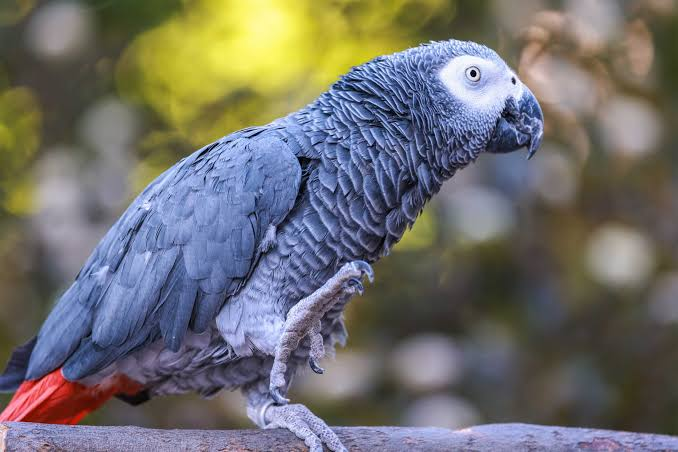
#> input picture images/parrot.jpg, 678 x 452 px
$ jupyter execute lab4.ipynb
#> lines starting #> are read from the running program, lines starting #| are printed output that depends on the picture; after the words box and inside, x2 and y2 are one past the last pixel; in counts of white or black regions, pixels touching at a corner belong together
# Lab 4 – Intensity Transformations and Filtering (Spatial Domain)

## Task 1: Thresholding

[cell 1]
import cv2
import numpy as np
import matplotlib.pyplot as plt
from skimage import data, exposure, img_as_float
from skimage.exposure import match_histograms

img = cv2.imread('../images/parrot.jpg', cv2.IMREAD_GRAYSCALE)
#> img: shape (452, 678); min 0, max 255, mean 111.2
threshold_values = [0, 50, 100, 150, 200]

plt.figure(figsize=(15, 8))
plt.subplot(2, 3, 1); plt.imshow(img, cmap='gray'); plt.title('Original Image'); plt.axis('off')
for i, t in enumerate(threshold_values, 2):
    ret, thresh = cv2.threshold(img, t, 255, cv2.THRESH_BINARY)
    plt.subplot(2, 3, i); plt.imshow(thresh, cmap='gray'); plt.title(f'Thresholded Image ({t})'); plt.axis('off')
#> this loop made 5 passes
#> ret on passes 1 to 5: 0, 50, 100, 150, 200
#> pass 1, `ret, thresh = cv2.threshold(img, t, 255, cv2.THRESH_BINARY)`:
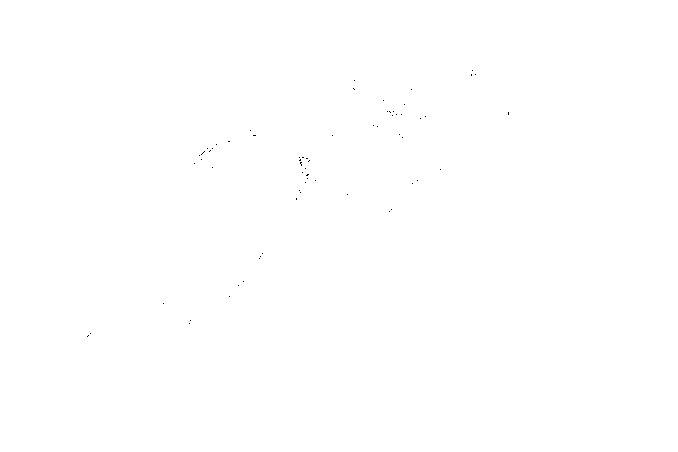
#> thresh: shape (452, 678); 100% white; black in thin lines or dots, all inside (x1, y1, x2, y2) = (87, 70, 509, 337)
plt.tight_layout(); plt.show()

## Task 2: Histogram Processing

[cell 2]
img = data.moon()
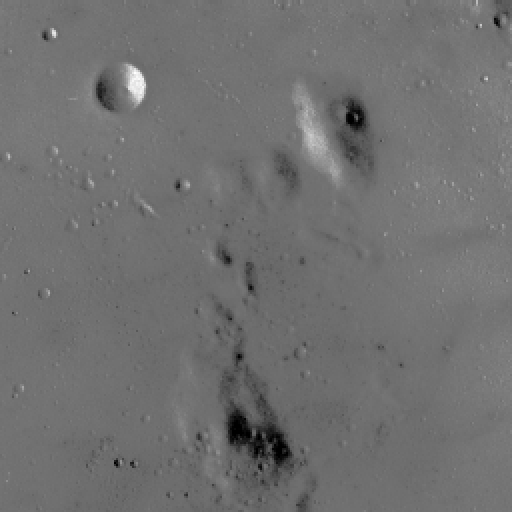
#> input picture skimage.data.moon(), 512 x 512 px
#> img is the input picture: shape (512, 512); min 0, max 255, mean 112.2

# Contrast stretching
p2, p98 = np.percentile(img, (2, 98))
#> p2 = 78; p98 = 129
img_rescale = exposure.rescale_intensity(img, in_range=(p2, p98))
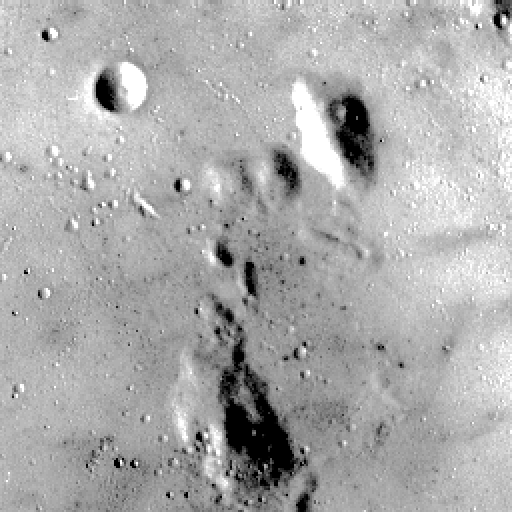
#> img_rescale: shape (512, 512); min 0, max 255, mean 171.5

def show_with_hist(im, title):
#> called with title = 'Original image'
    fig = plt.figure(figsize=(10, 7))
    fig.add_subplot(2, 1, 1)
    plt.imshow(im, cmap='gray', vmin=0, vmax=255); plt.axis('off'); plt.title(title)
    fig.add_subplot(2, 1, 2)
    plt.hist(im.flat, bins=256, range=(0, 255))
    plt.xlabel('gray level values'); plt.ylabel('Number of pixels')
    plt.show()
#> figure, not shown here; panel 2: tallest bar 23296 high, from x = 114.6 to 115.5

show_with_hist(img, 'Original image')
show_with_hist(img_rescale, 'Contrast stretch')
#> call 2 of show_with_hist, with title = 'Contrast stretch'
#> in show_with_hist (call 2), `plt.show()`:
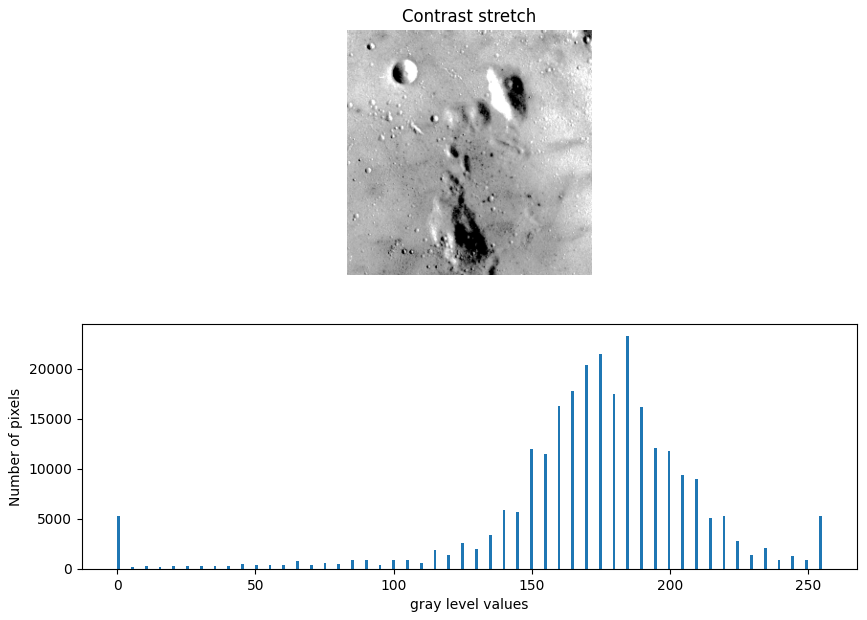
#> figure drawn by matplotlib, 2 panels; panel 2: tallest bar 23296 high, from x = 184.3 to 185.3

# Assessment
## Task 1: Rescale to the 3rd–80th percentiles

[cell 3]
p3, p80 = np.percentile(img, (3, 80))
#> p3 = 87; p80 = 118
img_3_80 = exposure.rescale_intensity(img, in_range=(p3, p80))
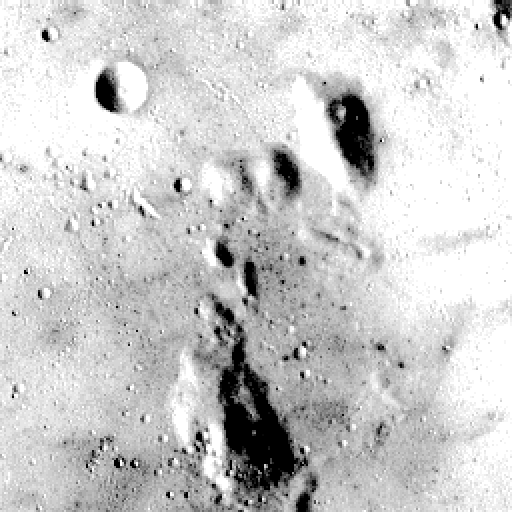
#> img_3_80: shape (512, 512); min 0, max 255, mean 203.7
show_with_hist(img_3_80, 'Contrast stretch (3rd–80th percentile)')

## Task 2: Histogram equalization

[cell 4]
img_eq = (exposure.equalize_hist(img) * 255).astype(np.uint8)
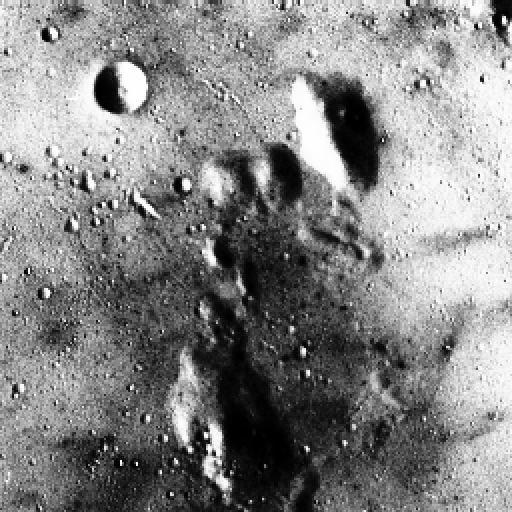
#> img_eq: shape (512, 512); min 0, max 255, mean 133.4
show_with_hist(img_eq, 'Histogram equalization')

## Task 3: Histogram matching (rocket as reference, Chelsea as image)

[cell 5]
reference = data.rocket()
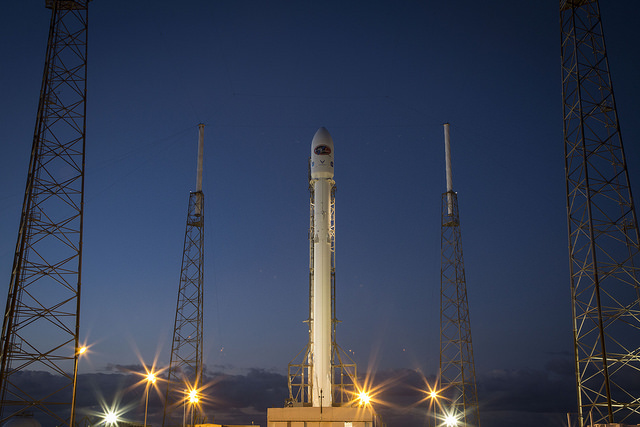
#> input picture skimage.data.rocket(), 640 x 427 px
#> reference is the input picture: shape (427, 640, 3); mean R, G, B 52.3, 61.3, 82.3
image = data.chelsea()
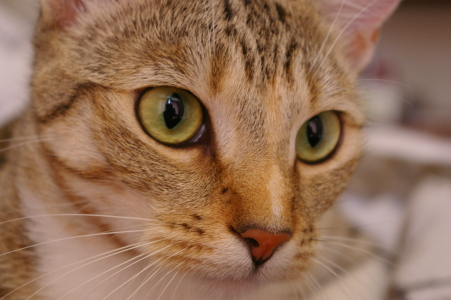
#> input picture skimage.data.chelsea(), 451 x 300 px
#> image is the input picture: shape (300, 451, 3); mean R, G, B 147.7, 111.4, 86.8
matched = match_histograms(image, reference, channel_axis=-1)
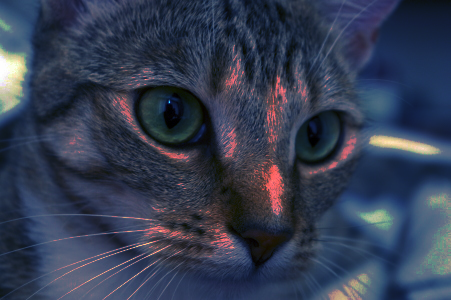
#> matched: shape (300, 451, 3); mean R, G, B 52.1, 60.8, 81.7

fig, axes = plt.subplots(1, 3, figsize=(15, 5))
for ax, im, t in zip(axes, (image, reference, matched), ('Source (Chelsea)', 'Reference (Rocket)', 'Matched')):
    ax.imshow(im); ax.set_title(t); ax.axis('off')
#> this loop made 3 passes
#> t on passes 1 to 3: 'Source (Chelsea)', 'Reference (Rocket)', 'Matched'
plt.tight_layout(); plt.show()

fig, axes = plt.subplots(1, 3, figsize=(15, 4))
for c, color in enumerate(('red', 'green', 'blue')):
    for ax, im in zip(axes, (image, reference, matched)):
        hist, bins = exposure.histogram(im[..., c], source_range='dtype')
        ax.plot(bins, hist / hist.max(), color=color)
for ax, t in zip(axes, ('Source', 'Reference', 'Matched')):
    ax.set_title(t + ' histogram')
#> this loop made 3 passes
plt.tight_layout(); plt.show()
#> after `plt.tight_layout()`:
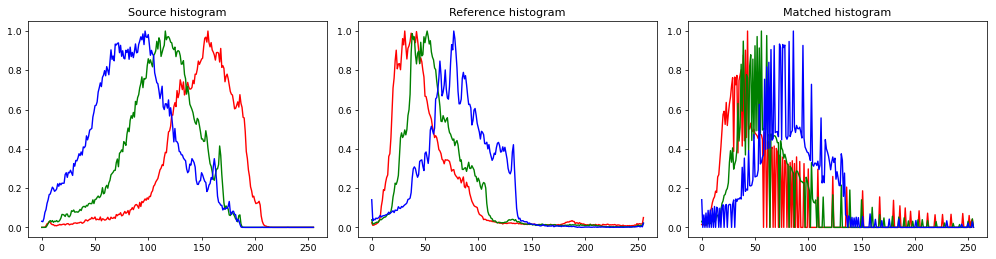
#> figure drawn by matplotlib, 3 panels; panel 1: curve peaks at x = 156, y = 1; panel 1: curve peaks at x = 116, y = 1; panel 1: curve peaks at x = 97, y = 1; panel 2: curve peaks at x = 31, y = 1

$ run again, with images/Butterfly.jpg copied over images/parrot.jpg
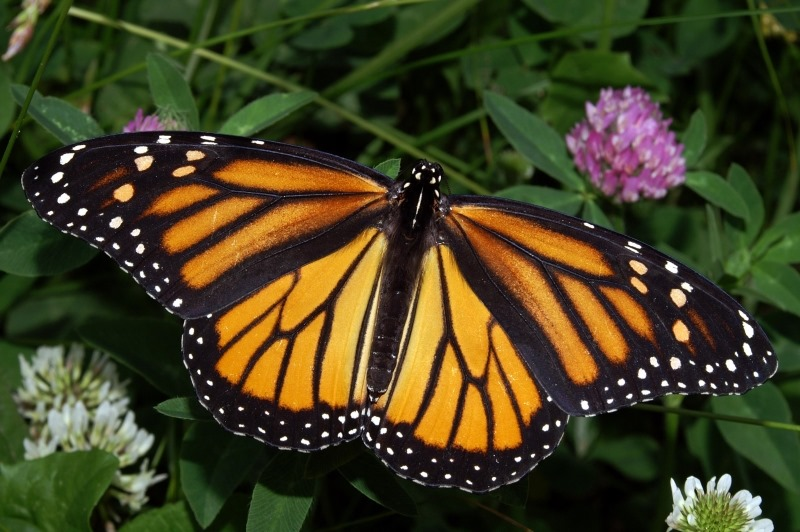
#> input picture images/Butterfly.jpg, 800 x 532 px
#> the loop `for i, t in enumerate(threshold_values, 2):` made 5 passes
#> ret on passes 1 to 5: 0, 50, 100, 150, 200
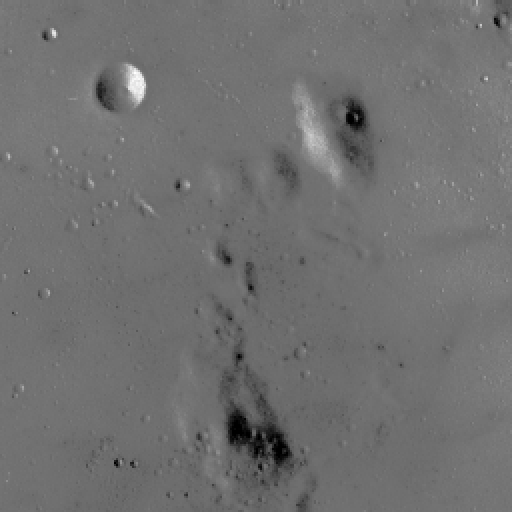
#> input picture skimage.data.moon(), 512 x 512 px
#> img is the input picture: shape (512, 512); min 0, max 255, mean 112.2
#> p2 = 78; p98 = 129
#> p3 = 87; p80 = 118
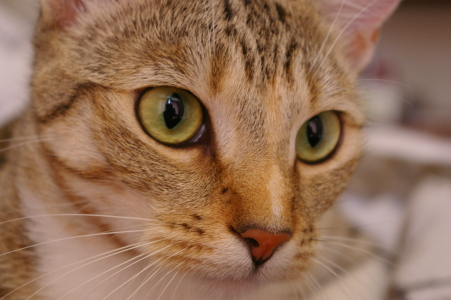
#> input picture skimage.data.chelsea(), 451 x 300 px
#> image is the input picture: shape (300, 451, 3); mean R, G, B 147.7, 111.4, 86.8
#> the loop `for ax, im, t in zip(axes, (image, reference, matched), ('Source (Chel..` made 3 passes
#> t on passes 1 to 3: 'Source (Chelsea)', 'Reference (Rocket)', 'Matched'
#> the loop `for ax, t in zip(axes, ('Source', 'Reference', 'Matched')):` made 3 passes

$ run again, with images/input.jpg copied over images/parrot.jpg
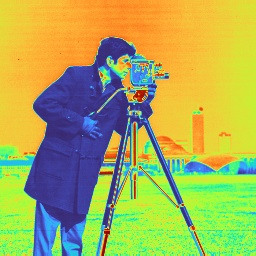
#> input picture images/input.jpg, 256 x 256 px
#> the loop `for i, t in enumerate(threshold_values, 2):` made 5 passes
#> ret on passes 1 to 5: 0, 50, 100, 150, 200
#> p2 = 78; p98 = 129
#> p3 = 87; p80 = 118
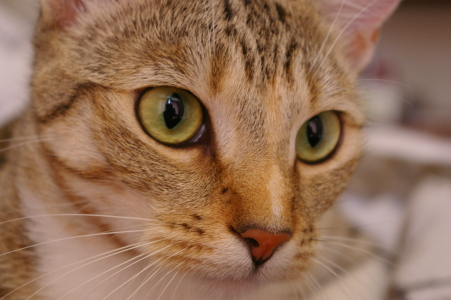
#> input picture skimage.data.chelsea(), 451 x 300 px
#> image is the input picture: shape (300, 451, 3); mean R, G, B 147.7, 111.4, 86.8
#> the loop `for ax, im, t in zip(axes, (image, reference, matched), ('Source (Chel..` made 3 passes
#> t on passes 1 to 3: 'Source (Chelsea)', 'Reference (Rocket)', 'Matched'
#> the loop `for ax, t in zip(axes, ('Source', 'Reference', 'Matched')):` made 3 passes
